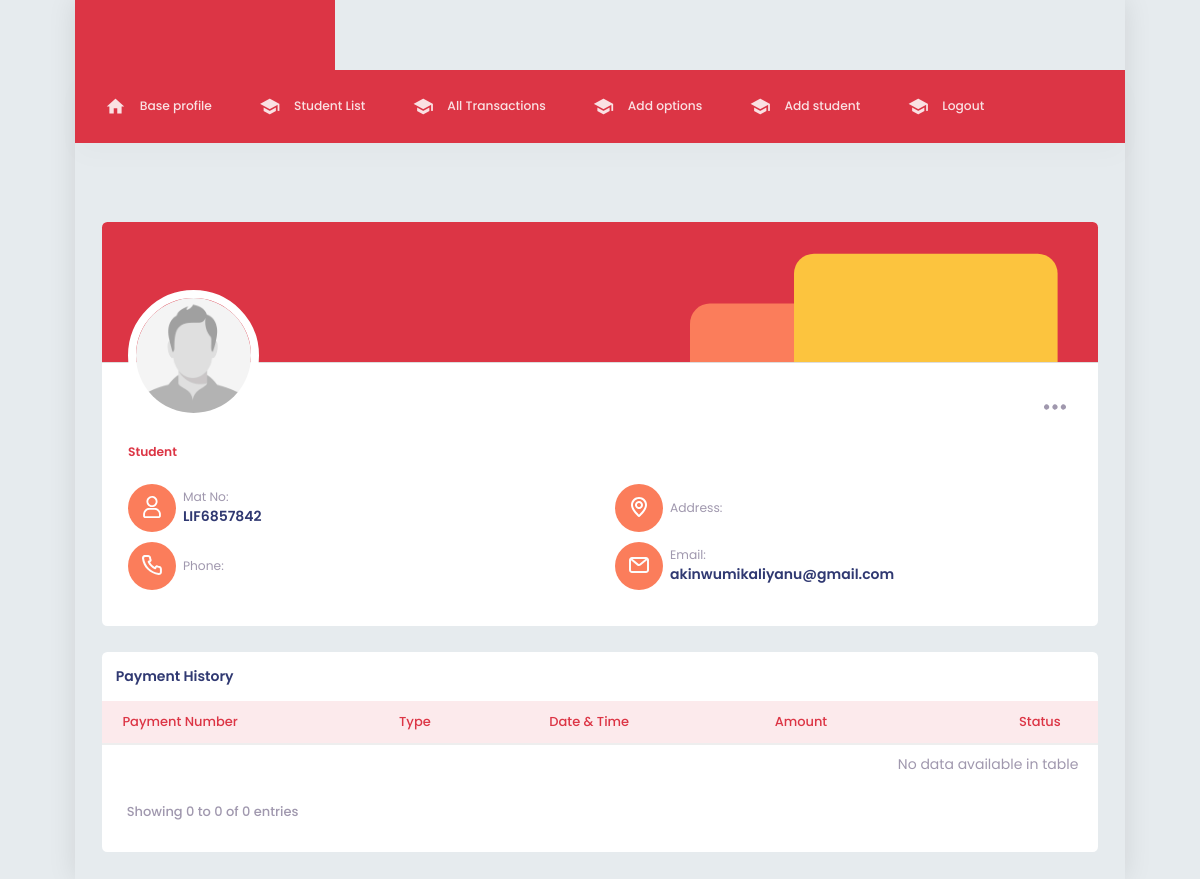
Page /staff/get-student/1 (signed in) on the committed database.
### app/models.py (models this page shows, shortened)
class Student(models.Model):
    user = models.OneToOneField(User, on_delete=models.CASCADE,related_name="student_user")
    mat_no = models.CharField(max_length=15)
    year = models.CharField(max_length=200)
    gender = models.CharField(choices=GENDER_CHOICES, max_length=200)
    address = models.CharField(max_length=200)
    phone = models.CharField(max_length=200)
    department = models.ForeignKey("school.Department", on_delete=models.SET_NULL, null=True)
    faculty = models.ForeignKey("school.Faculty", on_delete=models.SET_NULL, null=True)
    image = models.ImageField(null=True, blank=True)
    created_on = models.DateTimeField(auto_now_add=True)
    def get_full_name(self) -> str:
        return f"{self.user.first_name} {self.user.last_name}"

### staff/decorators.py (the view)
    def _wrapped_view(request, *args, **kwargs):
        is_staff = Staff.objects.filter(user = request.user).exists()
        if request.user.is_authenticated and is_staff:
            return view_func(request, *args, **kwargs)
        else:
            return HttpResponseForbidden("Permission Denied")

### staff/views.py (called while the page is built)
@staff_required
def get_student(request,id):
    student = Student.objects.get(id=id)
    tickets = Ticket.objects.filter(student=student)
    context = {
        "student":student,
        'tickets':tickets
    }
    return render(request, "staff/student-profile.html", context)

### staff/templates/staff/student-profile.html (shortened to what this page needs)
{% extends 'base.html' %}
{% load static %}
{% block content %}
<div class="container-fluid">
    <div class="row">
     <div class="col-xl-12">
      <div class="card h-auto">
       <div class="card-header p-0">
        <div class="user-bg w-100">
         <div class="user-svg">
          <svg fill="none" height="109" viewbox="0 0 264 109" width="264" xmlns="http://www.w3.org/2000/svg">
           <rect fill="#FCC43E" height="275.13" rx="20" width="263.592" x="0.0107422" y="0.6521">
           </rect>
          </svg>
         </div>
         <div class="user-svg-1">
          <svg fill="none" height="59" viewbox="0 0 264 59" width="264" xmlns="http://www.w3.org/2000/svg">
           <rect fill="#FB7D5B" height="275.13" rx="20" width="263.592" y="0.564056">
           </rect>
          </svg>
         </div>
        </div>
       </div>
       <div class="card-body">
        <div class="d-flex justify-content-between">
         <div class="user">
          <div class="user-media">
           <img alt="" class="avatar avatar-xxl" src={{student.image.url}}/>
          </div>
          <div>
           <p class="text-primary font-w600">
            Student
           </p>
          </div>
         </div>
         <div class="dropdown custom-dropdown">
          <div class="btn sharp tp-btn" data-bs-toggle="dropdown">
          </div>
         </div>
        </div>
        <div class="row mt-2">
         <div class="col-xl-3 col-xxl-6 col-sm-6">
          <ul class="student-details">
           <li class="me-2">
            <a class="icon-box bg-secondary">
             <img alt="" src="{% static 'images/profile.svg' %}"/>
            </a>
           </li>
           <li>
            <span>
             Mat No:
            </span>
            <h5 class="mb-0">
             {{student.mat_no}}
            </h5>
           </li>
          </ul>
         </div>
         <div class="col-xl-3 col-xxl-6 col-sm-6">
          <ul class="student-details">
           <li class="me-2">
            <a class="icon-box bg-secondary">
             <img alt="" src="{% static 'images/svg/location.svg' %}"/>
            </a>
           </li>
           <li>
            <span>
             Address:
            </span>
           </li>
          </ul>
         </div>
         <div class="col-xl-3 col-xxl-6 col-sm-6">
          <ul class="student-details">
           <li class="me-2">
            <a class="icon-box bg-secondary">
             <img alt="" src="{% static 'images/svg/phone.svg' %}"/>
            </a>
           </li>
           <li>
            <span>
             Phone:
            </span>
           </li>
          </ul>
         </div>
         <div class="col-xl-3 col-xxl-6 col-sm-6">
          <ul class="student-details">
           <li class="me-2">
            <a class="icon-box bg-secondary">
             <img alt="" src="{% static 'images/svg/email.svg' %}"/>
            </a>
           </li>
           <li>
            <span>
             Email:
            </span>
            <h5 class="mb-0">
             {{request.user.email}}
            </h5>
           </li>
          </ul>
         </div>
        </div>
       </div>
      </div>
      <div class="card h-auto">
       <div class="card-header border-0 p-3">
        <h4 class="heading mb-0">
         Payment History
        </h4>
       </div>
       <div class="card-body p-0">
        <div class="table-responsive basic-tbl">
         <table class="display" id="example-payment" style="min-width: 845px">
          <thead>
           <tr>
            <th>
             Payment Number
            </th>
            <th>
            Type
            </th>
            <th>
             Date &amp; Time
            </th>
            <th>
             Amount
            </th>
            <th>
             Status
            </th>
           </tr>
          </thead>
          <tbody>
          </tbody>
         </table>
        </div>
       </div>
      </div>
     </div>
    </div>
   </div>
{% endblock %}

### rows in the picture
Student: image (picture), mat_no "LIF6857842"

### other values in the picture
{{ request.user.email }} "akinwumikaliyanu@gmail.com"
